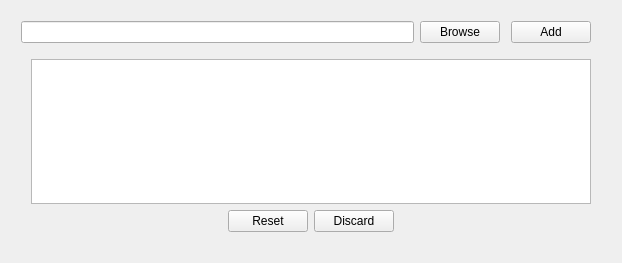
       <widget class="QWidget" name="page_3">
        <property name="geometry">
         <rect>
          <x>0</x>
          <y>0</y>
          <width>622</width>
          <height>263</height>
         </rect>
        </property>
        <attribute name="label">
         <string>Scan Folders</string>
        </attribute>
        <layout class="QHBoxLayout" name="horizontalLayout_9">
         <item>
          <layout class="QVBoxLayout" name="verticalLayout_5">
           <property name="margin">
            <number>10</number>
           </property>
           <item>
            <layout class="QHBoxLayout" name="horizontalLayout_4">
             <property name="topMargin">
              <number>0</number>
             </property>
             <property name="bottomMargin">
              <number>0</number>
             </property>
             <item>
              <widget class="QLineEdit" name="edtSeriesFolder"/>
             </item>
             <item>
              <widget class="QPushButton" name="btnSelFolder">
               <property name="text">
                <string>Browse</string>
               </property>
               <property name="shortcut">
                <string>Ctrl+B</string>
               </property>
               <property name="flat">
                <bool>false</bool>
               </property>
              </widget>
             </item>
             <item>
              <spacer name="horizontalSpacer">
               <property name="orientation">
                <enum>Qt::Horizontal</enum>
               </property>
               <property name="sizeType">
                <enum>QSizePolicy::Fixed</enum>
               </property>
               <property name="sizeHint" stdset="0">
                <size>
                 <width>5</width>
                 <height>20</height>
                </size>
               </property>
              </spacer>
             </item>
             <item>
              <widget class="QPushButton" name="btnAddFolder">
               <property name="text">
                <string>Add</string>
               </property>
              </widget>
             </item>
             <item>
              <spacer name="horizontalSpacer_6">
               <property name="orientation">
                <enum>Qt::Horizontal</enum>
               </property>
               <property name="sizeType">
                <enum>QSizePolicy::Fixed</enum>
               </property>
               <property name="sizeHint" stdset="0">
                <size>
                 <width>10</width>
                 <height>20</height>
                </size>
               </property>
              </spacer>
             </item>
            </layout>
           </item>
           <item>
            <layout class="QVBoxLayout" name="verticalLayout_4">
             <property name="margin">
              <number>10</number>
             </property>
             <item>
              <widget class="QListView" name="lstFoldersToScan">
               <property name="alternatingRowColors">
                <bool>true</bool>
               </property>
               <property name="selectionMode">
                <enum>QAbstractItemView::ExtendedSelection</enum>
               </property>
               <property name="selectionRectVisible">
                <bool>true</bool>
               </property>
              </widget>
             </item>
             <item>
              <widget class="QDialogButtonBox" name="buttonBox_2">
               <property name="orientation">
                <enum>Qt::Horizontal</enum>
               </property>
               <property name="standardButtons">
                <set>QDialogButtonBox::Discard|QDialogButtonBox::Reset</set>
               </property>
               <property name="centerButtons">
                <bool>true</bool>
               </property>
              </widget>
             </item>
            </layout>
           </item>
          </layout>
         </item>
        </layout>
       </widget>
